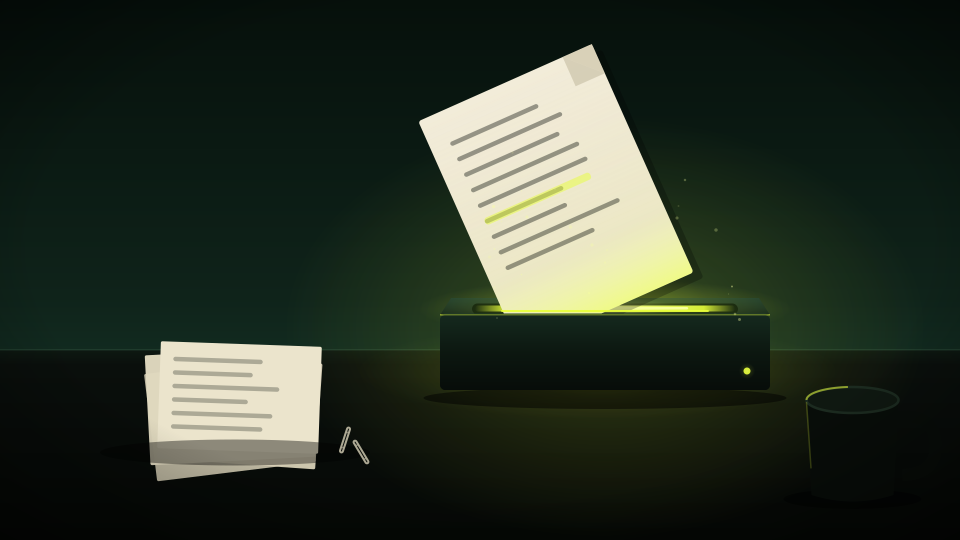
#> input picture articles/ai-curious/_hero_raw.png, 1920 x 1080 px (shown at 1/2 size)
$ python make_hero.py
#> lines starting #> are read from the running program, lines starting #| are printed output that depends on the picture
#!/usr/bin/env python3
"""AI Sustained Issue 002 hero — 'the paste moment'.
A cream document, half-fed into a glowing acid slot on a dark desk;
a messy stack waits its turn. Forest & Acid locked palette, one light source.
Rendered SVG -> PNG via cairosvg, film grain + vignette via PIL.
"""
import cairosvg, math, random
from PIL import Image, ImageDraw

W, H = 1920, 1080
FOREST, INK = "#1B4332", "#0A0F0C"
CREAM, CREAM2 = "#F2ECD9", "#E4DCC4"
ACID, ACID_HI = "#E8FF3A", "#F7FF9E"

def textlines(x, y, w, n, rot, lh=26, color="#0A0F0C", op=0.35, seed=1):
    """Abstract text bars on a sheet (no real glyphs)."""
    rnd = random.Random(seed)
    out = []
    for i in range(n):
        lw = w * rnd.uniform(0.55, 0.96)
        out.append(f'<rect x="{x}" y="{y + i*lh}" width="{lw:.0f}" height="9" rx="4.5" '
                   f'fill="{color}" opacity="{op}" transform="{rot}"/>')
    return "\n".join(out)

S = []
S.append(f'<svg width="{W}" height="{H}" viewBox="0 0 {W} {H}" xmlns="http://www.w3.org/2000/svg">')
S.append('''<defs>
<linearGradient id="sky" x1="0" y1="0" x2="0" y2="1">
  <stop offset="0" stop-color="#06100b"/>
  <stop offset="0.55" stop-color="#0f231a"/>
  <stop offset="1" stop-color="#1B4332"/>
</linearGradient>
<linearGradient id="desk" x1="0" y1="0" x2="0" y2="1">
  <stop offset="0" stop-color="#0d1811"/>
  <stop offset="0.08" stop-color="#0A0F0C"/>
  <stop offset="1" stop-color="#050805"/>
</linearGradient>
<radialGradient id="glowBig" cx="0.5" cy="0.5" r="0.5">
  <stop offset="0" stop-color="#E8FF3A" stop-opacity="0.32"/>
  <stop offset="0.35" stop-color="#E8FF3A" stop-opacity="0.13"/>
  <stop offset="1" stop-color="#E8FF3A" stop-opacity="0"/>
</radialGradient>
<radialGradient id="glowMid" cx="0.5" cy="0.5" r="0.5">
  <stop offset="0" stop-color="#F7FF9E" stop-opacity="0.55"/>
  <stop offset="0.4" stop-color="#E8FF3A" stop-opacity="0.22"/>
  <stop offset="1" stop-color="#E8FF3A" stop-opacity="0"/>
</radialGradient>
<linearGradient id="slotCore" x1="0" y1="0" x2="1" y2="0">
  <stop offset="0" stop-color="#E8FF3A" stop-opacity="0"/>
  <stop offset="0.12" stop-color="#E8FF3A" stop-opacity="0.9"/>
  <stop offset="0.5" stop-color="#F7FF9E"/>
  <stop offset="0.88" stop-color="#E8FF3A" stop-opacity="0.9"/>
  <stop offset="1" stop-color="#E8FF3A" stop-opacity="0"/>
</linearGradient>
<linearGradient id="sheet" x1="0" y1="0" x2="0" y2="1">
  <stop offset="0" stop-color="#F2ECD9"/>
  <stop offset="0.75" stop-color="#EBE3CC"/>
  <stop offset="1" stop-color="#F7F3E4"/>
</linearGradient>
<linearGradient id="sheetLit" x1="0" y1="0" x2="0" y2="1">
  <stop offset="0" stop-color="#F2ECD9" stop-opacity="0"/>
  <stop offset="0.72" stop-color="#EFFF9C" stop-opacity="0.15"/>
  <stop offset="1" stop-color="#E8FF3A" stop-opacity="0.55"/>
</linearGradient>
<linearGradient id="deviceFace" x1="0" y1="0" x2="0" y2="1">
  <stop offset="0" stop-color="#15291e"/>
  <stop offset="0.5" stop-color="#0c1710"/>
  <stop offset="1" stop-color="#070c09"/>
</linearGradient>
<linearGradient id="deviceTop" x1="0" y1="0" x2="0" y2="1">
  <stop offset="0" stop-color="#22402f"/>
  <stop offset="1" stop-color="#132419"/>
</linearGradient>
<radialGradient id="vign" cx="0.5" cy="0.46" r="0.75">
  <stop offset="0" stop-color="#000000" stop-opacity="0"/>
  <stop offset="0.62" stop-color="#000000" stop-opacity="0"/>
  <stop offset="1" stop-color="#000000" stop-opacity="0.55"/>
</radialGradient>
<radialGradient id="deskPool" cx="0.5" cy="0.5" r="0.5">
  <stop offset="0" stop-color="#E8FF3A" stop-opacity="0.20"/>
  <stop offset="0.5" stop-color="#E8FF3A" stop-opacity="0.07"/>
  <stop offset="1" stop-color="#E8FF3A" stop-opacity="0"/>
</radialGradient>
</defs>''')

# ---- background & desk ----
S.append(f'<rect width="{W}" height="{H}" fill="url(#sky)"/>')
DESK_Y = 700
S.append(f'<rect x="0" y="{DESK_Y}" width="{W}" height="{H-DESK_Y}" fill="url(#desk)"/>')
# faint horizon line of desk edge
S.append(f'<rect x="0" y="{DESK_Y-2}" width="{W}" height="3" fill="#2a4a38" opacity="0.55"/>')

# ---- ambient glow behind device (single light source) ----
S.append(f'<ellipse cx="1210" cy="655" rx="640" ry="420" fill="url(#glowBig)"/>')
# light pool on desk
S.append(f'<ellipse cx="1195" cy="742" rx="480" ry="95" fill="url(#deskPool)"/>')

# ---- waiting stack, left, in half-shadow ----
stack = [
    (300, 728, 320, 216, -7,  "#c9c2ab", 0.92),
    (322, 716, 316, 212, 4,   "#d6cfb6", 0.95),
    (295, 702, 330, 220, -3,  "#e0d9c0", 0.97),
    (318, 688, 322, 214, 2,   "#EBE4CC", 1.0),
]
for i,(x,y,w,h,ang,col,op) in enumerate(stack):
    rot = f'rotate({ang} {x+w/2} {y+h/2})'
    S.append(f'<rect x="{x}" y="{y}" width="{w}" height="{h}" rx="3" fill="{col}" opacity="{op}" transform="{rot}"/>')
    if i == len(stack)-1:
        S.append(textlines(x+26, y+30, w-60, 6, rot, lh=27, op=0.28, seed=7))
# soft shadow under the stack
S.append(f'<ellipse cx="470" cy="905" rx="270" ry="26" fill="#000000" opacity="0.4"/>')
# paperclips (cream strokes) near stack — scale cue
for (cx,cy,ang) in [(690,880,18),(722,904,-31)]:
    S.append(f'<g transform="translate({cx} {cy}) rotate({ang})" opacity="0.8">'
             f'<rect x="-3" y="-26" width="6" height="52" rx="3" fill="none" stroke="#d6cfb6" stroke-width="4"/>'
             f'<rect x="-3" y="-16" width="6" height="32" rx="3" fill="none" stroke="#d6cfb6" stroke-width="3" opacity="0.7"/></g>')

# ---- the device: low slab with a glowing intake slot ----
DX, DW = 880, 660           # device left x, width
DTOP, DH = 596, 150         # top face y, face height
# top face (slightly lit)
S.append(f'<path d="M {DX+22} {DTOP} L {DX+DW-22} {DTOP} L {DX+DW} {DTOP+34} L {DX} {DTOP+34} Z" fill="url(#deviceTop)"/>')
# front face
S.append(f'<rect x="{DX}" y="{DTOP+34}" width="{DW}" height="{DH}" rx="10" fill="url(#deviceFace)"/>')
# acid edge along the top-front rim
S.append(f'<rect x="{DX}" y="{DTOP+32}" width="{DW}" height="3" fill="{ACID}" opacity="0.35"/>')
# slot aperture on the top face
SLX, SLW, SLY = DX+70, DW-140, DTOP+15
S.append(f'<rect x="{SLX-6}" y="{SLY-4}" width="{SLW+12}" height="22" rx="11" fill="#03130b"/>')
# slot glow layers
S.append(f'<ellipse cx="{SLX+SLW/2}" cy="{SLY+7}" rx="{SLW*0.72}" ry="60" fill="url(#glowMid)"/>')
S.append(f'<rect x="{SLX}" y="{SLY}" width="{SLW}" height="12" rx="6" fill="url(#slotCore)"/>')
S.append(f'<rect x="{SLX+SLW*0.18}" y="{SLY+3}" width="{SLW*0.64}" height="5" rx="2.5" fill="{ACID_HI}"/>')
# tiny status dot on front face
S.append(f'<circle cx="{DX+DW-46}" cy="{DTOP+34+DH-38}" r="7" fill="{ACID}" opacity="0.9"/>')
S.append(f'<circle cx="{DX+DW-46}" cy="{DTOP+34+DH-38}" r="16" fill="url(#glowMid)" opacity="0.5"/>')
# device shadow on desk
S.append(f'<ellipse cx="{DX+DW/2}" cy="{DTOP+34+DH+16}" rx="{DW*0.55}" ry="22" fill="#000000" opacity="0.5"/>')

# ---- the document, half-fed into the slot ----
# group rotated about insertion point
ix, iy = SLX+SLW*0.52, SLY+8          # insertion point on slot
ang = -24
S.append(f'<g transform="rotate({ang} {ix} {iy})">')
shw, shh = 380, 500                    # sheet size
sx, sy = ix - shw*0.52, iy - shh       # sheet above slot
# sheet shadow cast back
S.append(f'<rect x="{sx+14}" y="{sy+18}" width="{shw}" height="{shh}" rx="6" fill="#000000" opacity="0.25"/>')
S.append(f'<rect x="{sx}" y="{sy}" width="{shw}" height="{shh}" rx="6" fill="url(#sheet)"/>')
# acid light licking up the sheet from the slot
S.append(f'<rect x="{sx}" y="{sy}" width="{shw}" height="{shh}" rx="6" fill="url(#sheetLit)"/>')
# folded corner, top-right
S.append(f'<path d="M {sx+shw-64} {sy} L {sx+shw} {sy} L {sx+shw} {sy+64} Z" fill="#d9d1b8"/>')
S.append(f'<path d="M {sx+shw-64} {sy} L {sx+shw} {sy+64} L {sx+shw-64} {sy+64} Z" fill="#c4bca2" opacity="0.6"/>')
# abstract text on sheet
S.append(textlines(sx+40, sy+64, shw-84, 9, "", lh=34, op=0.4, seed=3))
# one acid-highlight line (the interesting bit being read)
S.append(f'<rect x="{sx+40}" y="{sy+64+5*34-3}" width="{(shw-84)*0.78:.0f}" height="15" rx="6" fill="{ACID}" opacity="0.5"/>')
S.append('</g>')
# occlude everything below the slot line: redraw front-of-slot top face + front face OVER the sheet
S.append(f'<path d="M {DX+10} {SLY+16} L {DX+DW-10} {SLY+16} L {DX+DW} {DTOP+34} L {DX} {DTOP+34} Z" fill="url(#deviceTop)"/>')
S.append(f'<rect x="{DX}" y="{DTOP+34}" width="{DW}" height="{DH}" rx="10" fill="url(#deviceFace)"/>')
S.append(f'<rect x="{DX}" y="{DTOP+32}" width="{DW}" height="3" fill="{ACID}" opacity="0.35"/>')
S.append(f'<circle cx="{DX+DW-46}" cy="{DTOP+34+DH-38}" r="7" fill="{ACID}" opacity="0.9"/>')
S.append(f'<circle cx="{DX+DW-46}" cy="{DTOP+34+DH-38}" r="16" fill="url(#glowMid)" opacity="0.5"/>')
# slot re-lit over the inserted paper edge
S.append(f'<rect x="{SLX+SLW*0.1}" y="{SLY+9}" width="{SLW*0.8}" height="4" rx="2" fill="{ACID}" opacity="0.9"/>')

# ---- mug, right foreground (scale cue), acid rim light ----
MX, MY = 1705, 800         # mug top-centre
MRX, MH = 92, 190          # radius-x, height
S.append(f'<ellipse cx="{MX}" cy="{MY+MH+8}" rx="{MRX+46}" ry="20" fill="#000000" opacity="0.45"/>')
S.append(f'<path d="M {MX-MRX} {MY} L {MX-MRX+10} {MY+MH} Q {MX} {MY+MH+26} {MX+MRX-10} {MY+MH} L {MX+MRX} {MY} Z" fill="#080d09"/>')
S.append(f'<path d="M {MX+MRX-4} {MY+34} q 74 -10 78 52 q 4 62 -66 64" fill="none" stroke="#080d09" stroke-width="24"/>')
S.append(f'<ellipse cx="{MX}" cy="{MY}" rx="{MRX}" ry="26" fill="#0f1811"/>')
S.append(f'<ellipse cx="{MX}" cy="{MY}" rx="{MRX}" ry="26" fill="none" stroke="#1c2b20" stroke-width="5"/>')
S.append(f'<path d="M {MX-MRX} {MY} A {MRX} 26 0 0 1 {MX-MRX*0.1} {MY-26}" fill="none" stroke="{ACID}" stroke-width="4" opacity="0.55"/>')
S.append(f'<path d="M {MX-MRX} {MY+4} L {MX-MRX+9} {MY+MH*0.72}" stroke="{ACID}" stroke-width="3" opacity="0.22"/>')

# ---- floating motes in the light beam (dust) ----
rnd = random.Random(11)
for _ in range(26):
    mx = rnd.uniform(940, 1480); my = rnd.uniform(300, 640)
    r = rnd.uniform(1.2, 3.4); o = rnd.uniform(0.12, 0.5)
    S.append(f'<circle cx="{mx:.0f}" cy="{my:.0f}" r="{r:.1f}" fill="{ACID_HI}" opacity="{o:.2f}"/>')

# ---- vignette ----
S.append(f'<rect width="{W}" height="{H}" fill="url(#vign)"/>')
S.append('</svg>')

svg = "\n".join(S)
open("ai-curious_hero.svg","w").write(svg)
cairosvg.svg2png(bytestring=svg.encode(), write_to="_hero_raw.png",
                 output_width=W, output_height=H)
#> (this line was passed over: cairosvg is not available in this run)

# ---- post: film grain + slight extra vignette via PIL ----
img = Image.open("_hero_raw.png").convert("RGB")
#> img is the input picture: PIL image 1920x1080 RGB; mean R, G, B 40.9, 50.4, 38.3
rnd = random.Random(42)
grain = Image.effect_noise((W, H), 26).convert("L")
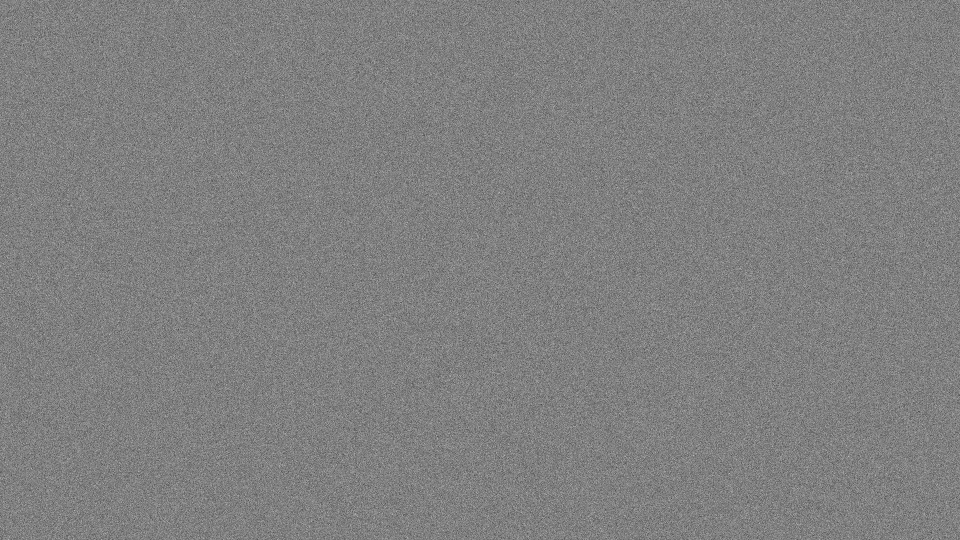
#> grain: PIL image 1920x1080 L (shown at 1/2 size); min 0, max 249, mean 127.5
img = Image.composite(
    Image.blend(img, Image.new("RGB", (W,H), (255,255,255)), 0.05),
    Image.blend(img, Image.new("RGB", (W,H), (0,0,0)), 0.05),
    grain)
img.save("ai-curious_hero.png", optimize=True)
# derived index card — straight downscale
img.resize((1200, 675), Image.LANCZOS).save("ai-curious_card.png", optimize=True)
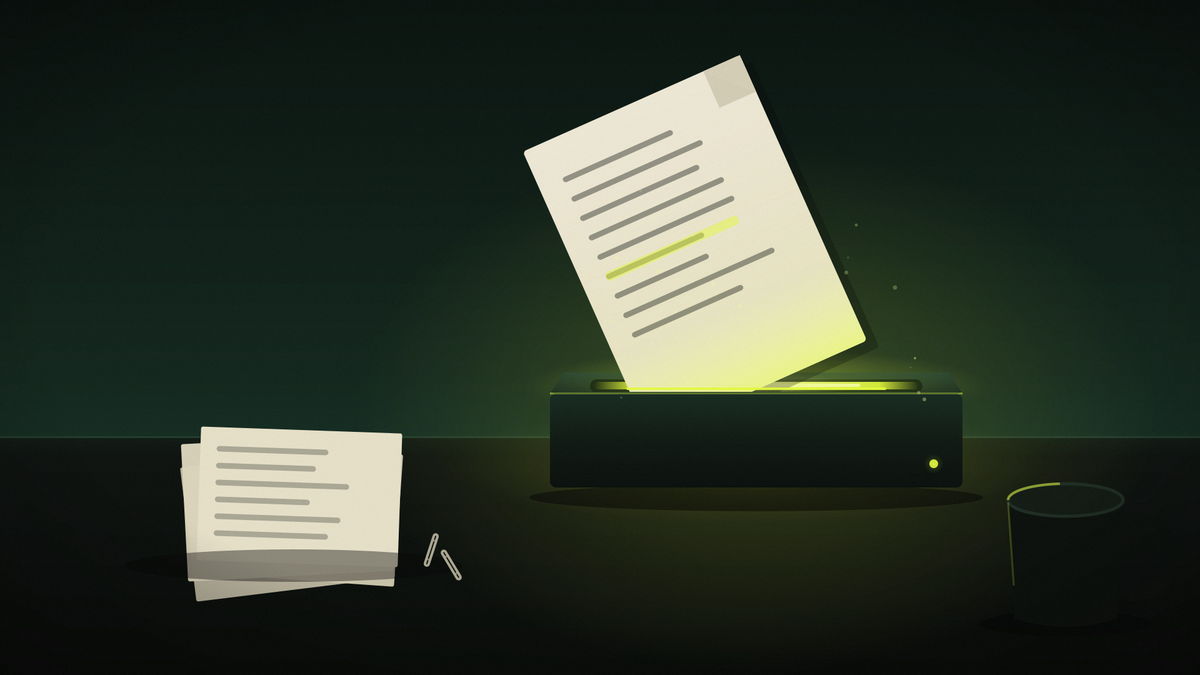
#> saved as ai-curious_card.png: PIL image 1200x675 RGB; mean R, G, B 44.8, 53.8, 42.3
print("done:", img.size)
#| done: (1920, 1080)
